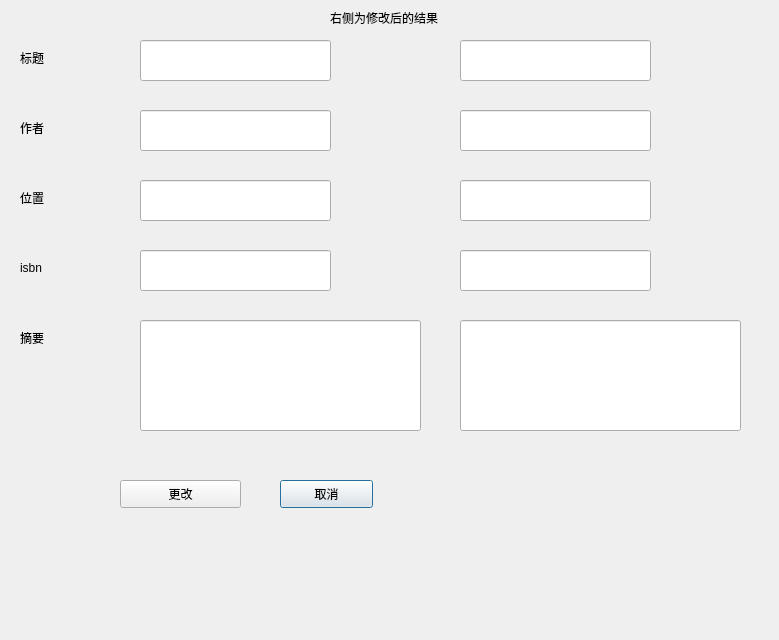
<?xml version="1.0" encoding="UTF-8"?>
<ui version="4.0">
 <class>BookChangeDialog</class>
 <widget class="QDialog" name="BookChangeDialog">
  <property name="geometry">
   <rect>
    <x>0</x>
    <y>0</y>
    <width>779</width>
    <height>640</height>
   </rect>
  </property>
  <property name="windowTitle">
   <string>Form</string>
  </property>
  <widget class="QPushButton" name="CancelButton">
   <property name="geometry">
    <rect>
     <x>280</x>
     <y>480</y>
     <width>93</width>
     <height>28</height>
    </rect>
   </property>
   <property name="text">
    <string>取消</string>
   </property>
  </widget>
  <widget class="QLabel" name="label_4">
   <property name="geometry">
    <rect>
     <x>20</x>
     <y>260</y>
     <width>72</width>
     <height>15</height>
    </rect>
   </property>
   <property name="text">
    <string>isbn</string>
   </property>
  </widget>
  <widget class="QLabel" name="label_3">
   <property name="geometry">
    <rect>
     <x>20</x>
     <y>190</y>
     <width>72</width>
     <height>15</height>
    </rect>
   </property>
   <property name="text">
    <string>位置</string>
   </property>
  </widget>
  <widget class="QLineEdit" name="Place">
   <property name="geometry">
    <rect>
     <x>140</x>
     <y>180</y>
     <width>191</width>
     <height>41</height>
    </rect>
   </property>
  </widget>
  <widget class="QLabel" name="label">
   <property name="geometry">
    <rect>
     <x>20</x>
     <y>50</y>
     <width>72</width>
     <height>15</height>
    </rect>
   </property>
   <property name="text">
    <string>标题</string>
   </property>
  </widget>
  <widget class="QLabel" name="label_2">
   <property name="geometry">
    <rect>
     <x>20</x>
     <y>120</y>
     <width>72</width>
     <height>15</height>
    </rect>
   </property>
   <property name="text">
    <string>作者</string>
   </property>
  </widget>
  <widget class="QLineEdit" name="Title">
   <property name="geometry">
    <rect>
     <x>140</x>
     <y>40</y>
     <width>191</width>
     <height>41</height>
    </rect>
   </property>
  </widget>
  <widget class="QLineEdit" name="Author">
   <property name="geometry">
    <rect>
     <x>140</x>
     <y>110</y>
     <width>191</width>
     <height>41</height>
    </rect>
   </property>
  </widget>
  <widget class="QPushButton" name="ChangeButton">
   <property name="geometry">
    <rect>
     <x>120</x>
     <y>480</y>
     <width>121</width>
     <height>28</height>
    </rect>
   </property>
   <property name="text">
    <string>更改</string>
   </property>
  </widget>
  <widget class="QLineEdit" name="Summary">
   <property name="geometry">
    <rect>
     <x>140</x>
     <y>320</y>
     <width>281</width>
     <height>111</height>
    </rect>
   </property>
  </widget>
  <widget class="QLineEdit" name="Isbn">
   <property name="geometry">
    <rect>
     <x>140</x>
     <y>250</y>
     <width>191</width>
     <height>41</height>
    </rect>
   </property>
  </widget>
  <widget class="QLabel" name="label_5">
   <property name="geometry">
    <rect>
     <x>20</x>
     <y>330</y>
     <width>72</width>
     <height>15</height>
    </rect>
   </property>
   <property name="text">
    <string>摘要</string>
   </property>
  </widget>
  <widget class="QLineEdit" name="Title_2">
   <property name="geometry">
    <rect>
     <x>460</x>
     <y>40</y>
     <width>191</width>
     <height>41</height>
    </rect>
   </property>
  </widget>
  <widget class="QLineEdit" name="Summary_2">
   <property name="geometry">
    <rect>
     <x>460</x>
     <y>320</y>
     <width>281</width>
     <height>111</height>
    </rect>
   </property>
  </widget>
  <widget class="QLineEdit" name="Isbn_2">
   <property name="geometry">
    <rect>
     <x>460</x>
     <y>250</y>
     <width>191</width>
     <height>41</height>
    </rect>
   </property>
  </widget>
  <widget class="QLineEdit" name="Author_2">
   <property name="geometry">
    <rect>
     <x>460</x>
     <y>110</y>
     <width>191</width>
     <height>41</height>
    </rect>
   </property>
  </widget>
  <widget class="QLineEdit" name="Place_2">
   <property name="geometry">
    <rect>
     <x>460</x>
     <y>180</y>
     <width>191</width>
     <height>41</height>
    </rect>
   </property>
  </widget>
  <widget class="QLabel" name="label_6">
   <property name="geometry">
    <rect>
     <x>330</x>
     <y>10</y>
     <width>361</width>
     <height>16</height>
    </rect>
   </property>
   <property name="text">
    <string>右侧为修改后的结果</string>
   </property>
  </widget>
 </widget>
 <resources/>
 <connections/>
</ui>
